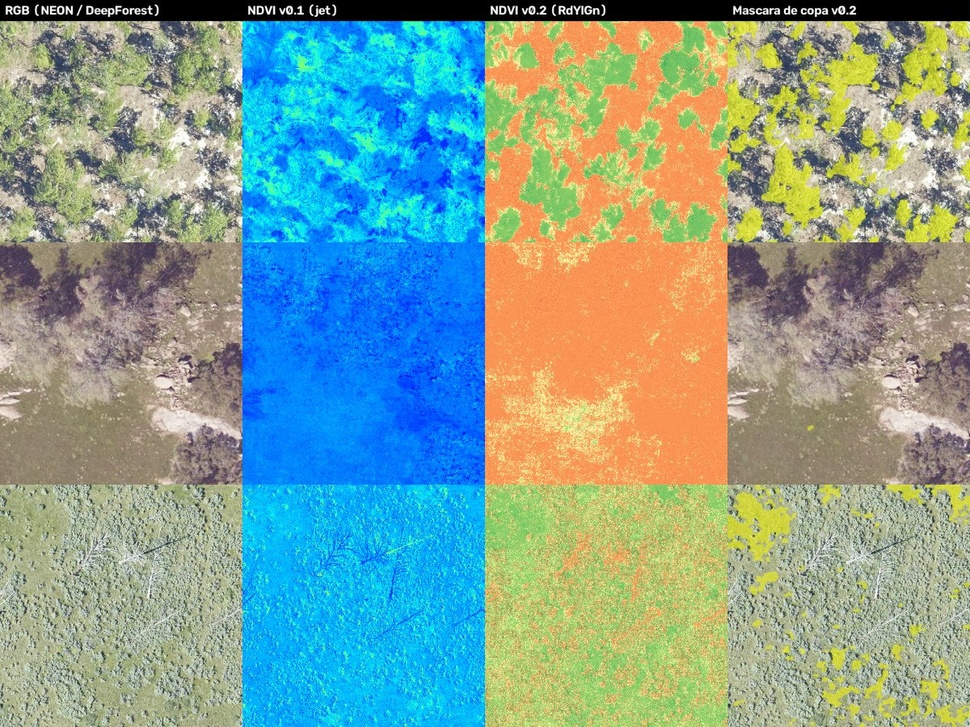
#> input picture assets/samples/comparacion_v01_v02.jpg, 970 x 727 px, shrunk from 1200 x 900 before the run
$ python -i masks.py   (imports and definitions only)
#> lines starting #> are read from the running program, lines starting #| are printed output that depends on the picture; after the words box and inside, x2 and y2 are one past the last pixel; in counts of white or black regions, pixels touching at a corner belong together
#> further down, picture is the input picture: shape (727, 970, 3); mean B, G, R 148.4, 159.9, 132.2
"""
Binary mask generation for vegetation.

AgriSpectralSynth
"""

from __future__ import annotations

from pathlib import Path

import cv2
import numpy as np


def create_binary_mask(image: np.ndarray, threshold: float = 0.5) -> np.ndarray:
    """
    Threshold a single-band image (index, probability...) into a 0/1 mask.

    Returns
    -------
    ndarray uint8 with values {0, 1}
    """
    image = np.asarray(image)
    if image.ndim != 2:
        raise ValueError(f"Expected a 2-D image, got shape {image.shape}")
    return (np.nan_to_num(image, nan=-np.inf) > threshold).astype(np.uint8)


def clean_mask(mask: np.ndarray, kernel_size: int = 5) -> np.ndarray:
    """Morphological opening + closing (removes speckle, fills small holes)."""
    if kernel_size <= 1:
        return mask
    kernel = cv2.getStructuringElement(cv2.MORPH_ELLIPSE, (kernel_size, kernel_size))
    mask = cv2.morphologyEx(mask, cv2.MORPH_OPEN, kernel)
    return cv2.morphologyEx(mask, cv2.MORPH_CLOSE, kernel)


class VegetationMask:
    """
    Vegetation mask directly from RGB using chromatic excess-green.

    ``threshold`` is applied to ExG_c = (2G - R - B) / (R + G + B), which
    does not depend on image brightness. (The previous version min-max
    normalised ExG per image, so the threshold meant something different
    in every image.)
    """

    def __init__(self, threshold: float = 0.06, kernel_size: int = 5):
        self.threshold = threshold
        self.kernel_size = kernel_size

    @staticmethod
    def normalize(rgb: np.ndarray) -> np.ndarray:
        rgb = rgb.astype(np.float32)
        if rgb.max() > 1:
            rgb /= 255.0
        return rgb

    def excess_green(self, rgb: np.ndarray) -> np.ndarray:
        rgb = self.normalize(rgb)
        r, g, b = rgb[:, :, 0], rgb[:, :, 1], rgb[:, :, 2]
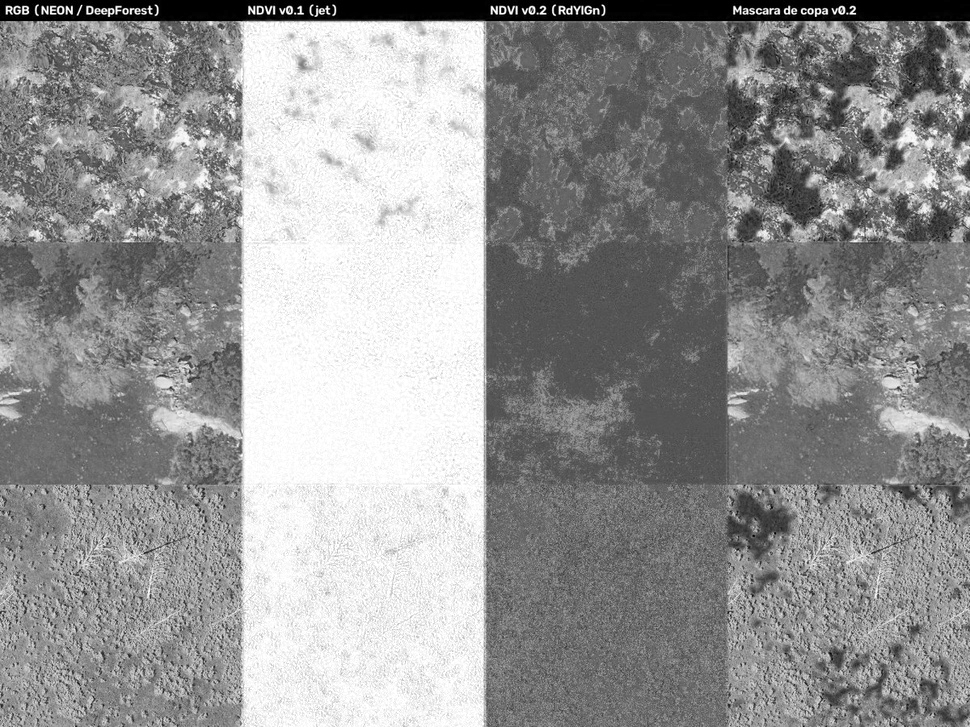
#> r: shape (727, 970) float32; min 0, max 1, mean 0.582
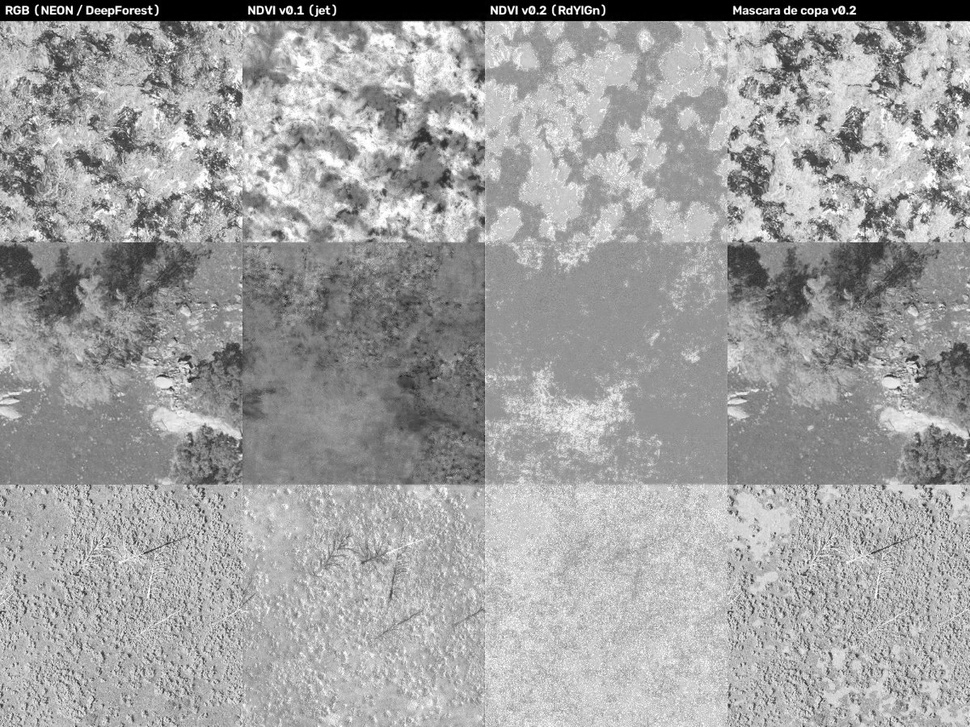
#> g: shape (727, 970) float32; min 0, max 1, mean 0.627
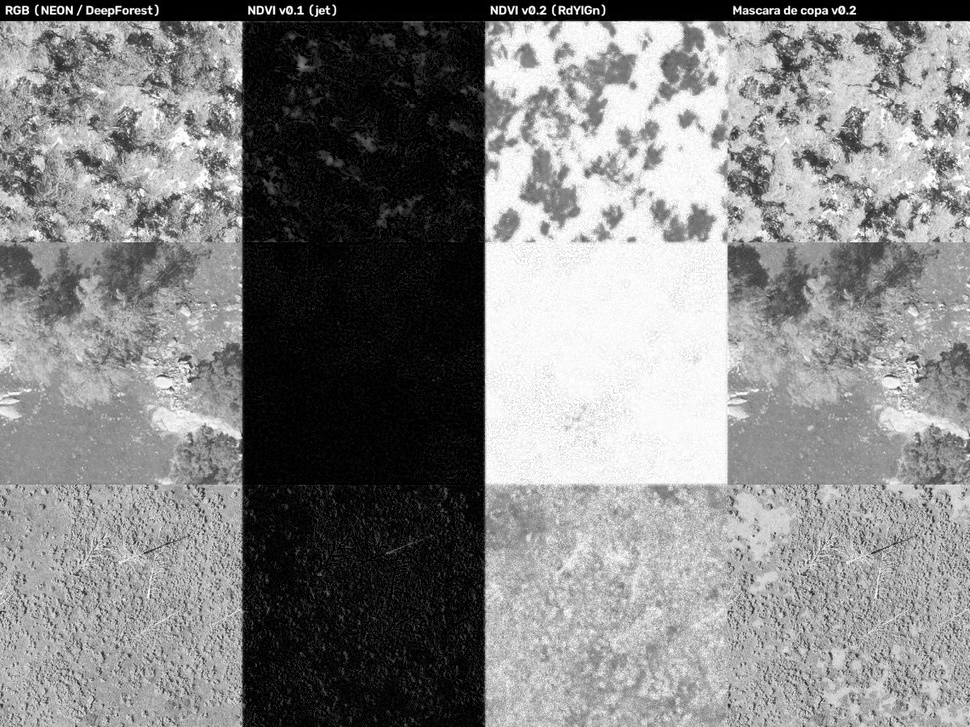
#> b: shape (727, 970) float32; min 0, max 1, mean 0.518
        return (2 * g - r - b) / (r + g + b + 1e-6)
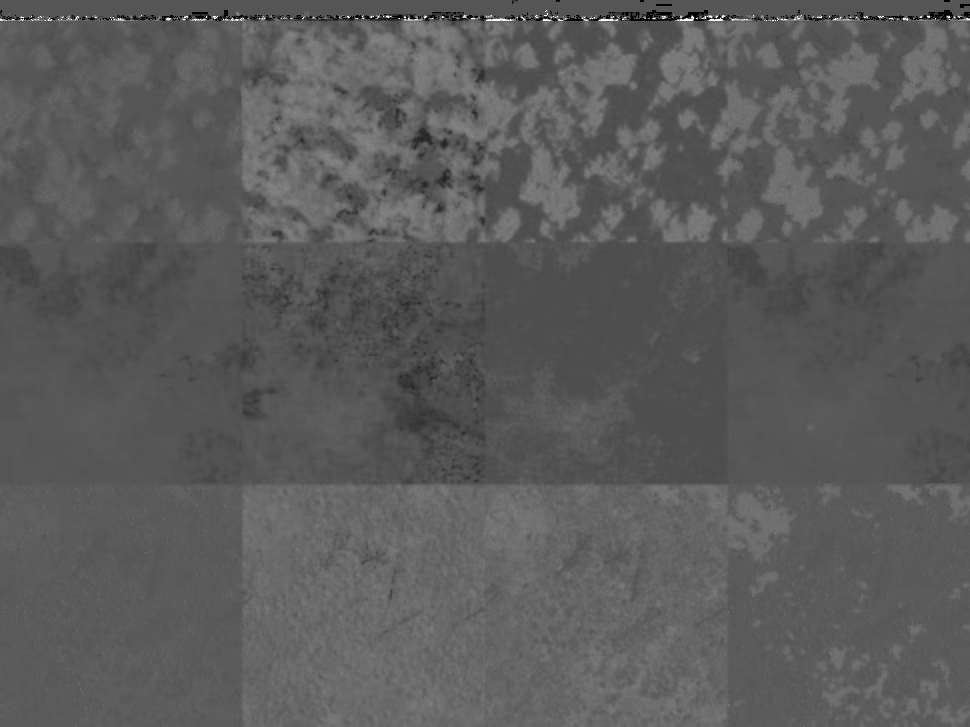
#> returned value: shape (727, 970) float32; min -1, max 2, mean 0.081; drawn with min black and max white

    def compute(self, rgb: np.ndarray) -> np.ndarray:
        """Return a 0/255 uint8 mask."""
        mask = (self.excess_green(rgb) > self.threshold).astype(np.uint8) * 255
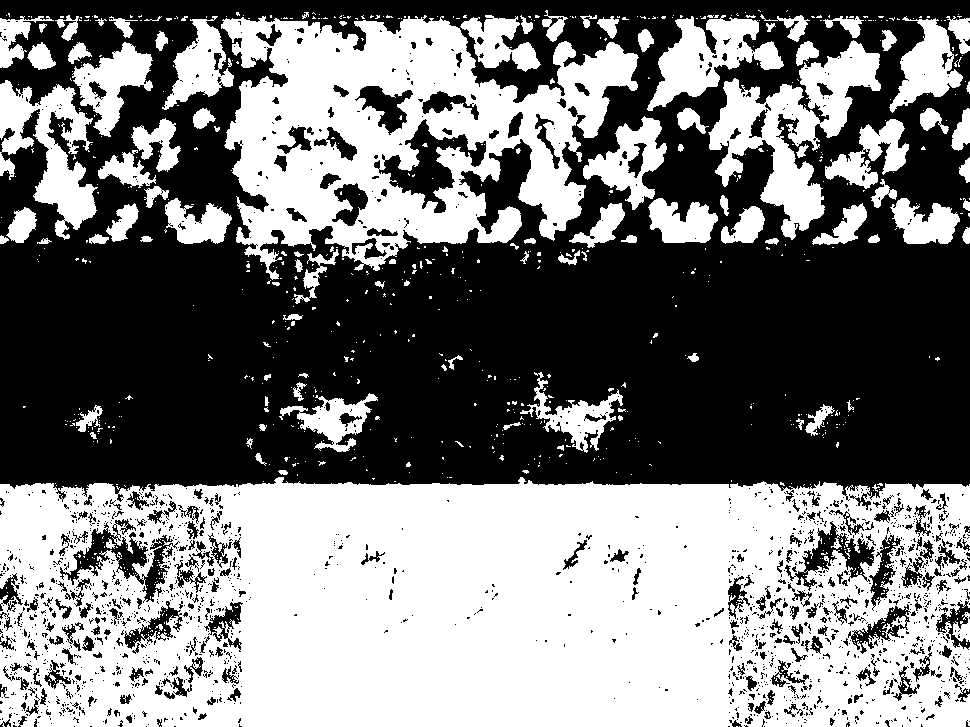
#> mask: shape (727, 970); 48% white; 880 white regions (769 under 20 px), largest, box (x1, y1, x2, y2) and area: (0, 477, 970, 727) 206588, (221, 15, 639, 280) 57235, (708, 40, 881, 240) 12257
        return clean_mask(mask, self.kernel_size)
#> in clean_mask, `mask = cv2.morphologyEx(mask, cv2.MORPH_OPEN, kernel)`: mask: shape (727, 970); 44.4% white; 173 white regions (26 under 20 px), largest, box (x1, y1, x2, y2) and area: (0, 477, 970, 727) 187098, (225, 18, 638, 256) 53302, (709, 40, 881, 239) 11854
#> in clean_mask, `return cv2.morphologyEx(mask, cv2.MORPH_CLOSE, kernel)`:
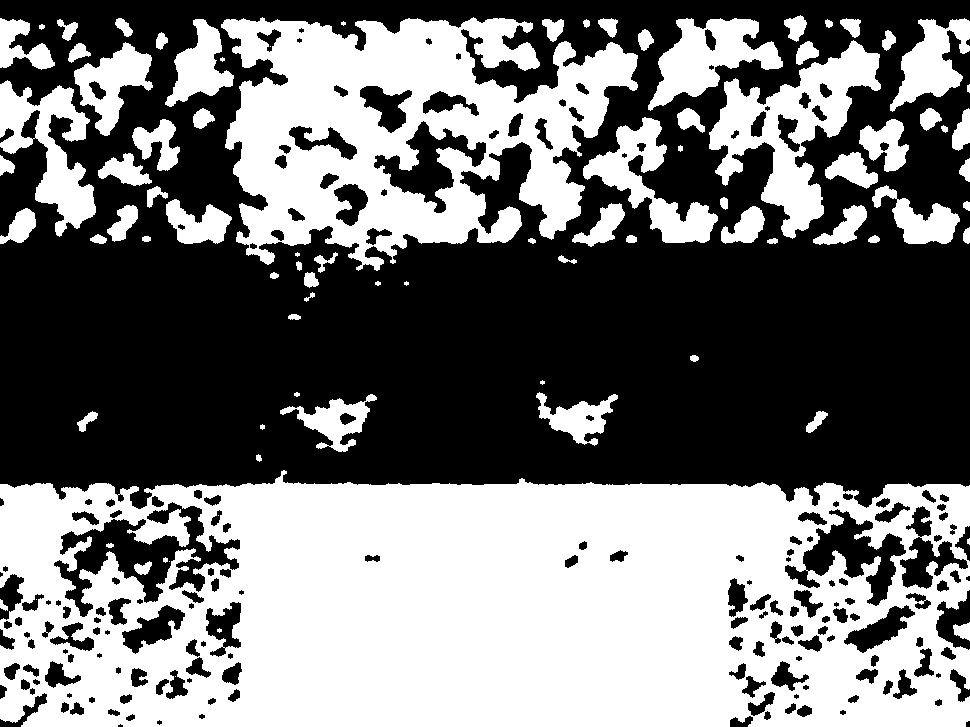
#> returned value: shape (727, 970); 46.2% white; 87 white regions (12 under 20 px), largest, box (x1, y1, x2, y2) and area: (0, 470, 970, 727) 199860, (221, 17, 638, 271) 59786, (709, 40, 881, 239) 12262

    def save(self, mask: np.ndarray, filename):
        cv2.imwrite(str(Path(filename)), mask)

>>> import cv2
>>> picture = cv2.imread('../../../assets/samples/comparacion_v01_v02.jpg')
>>> result = VegetationMask().compute(picture)
